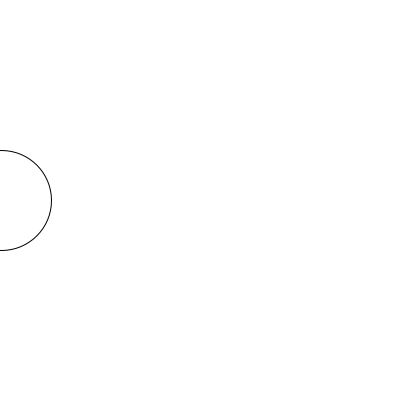
Frame 1 (no input)
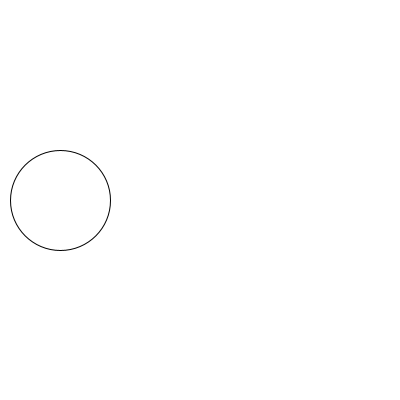
Frame 60 (the mouse pressed at the canvas centre just before this capture)
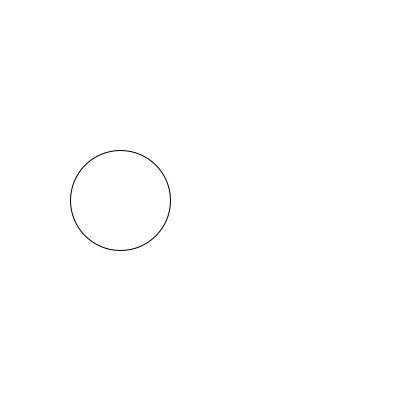
Frame 120 (the mouse held since frame 60 and released just before this capture)

The Processing sketch that drew these frames (run headless with seeded random() and noise(); from frame 60 on, the mouse is pressed at the canvas centre):

// Processing sketch: framerate_move
// ── framerate_move.pde
void setup(){
 size(400, 400); 
 frameRate(15);
}

void draw(){
  
  float xPos = frameCount%width;
  background(255);
  ellipse(xPos, height/2, 100, 100);
  println("framenum : " + frameCount + ", remainder : " + xPos);
}
